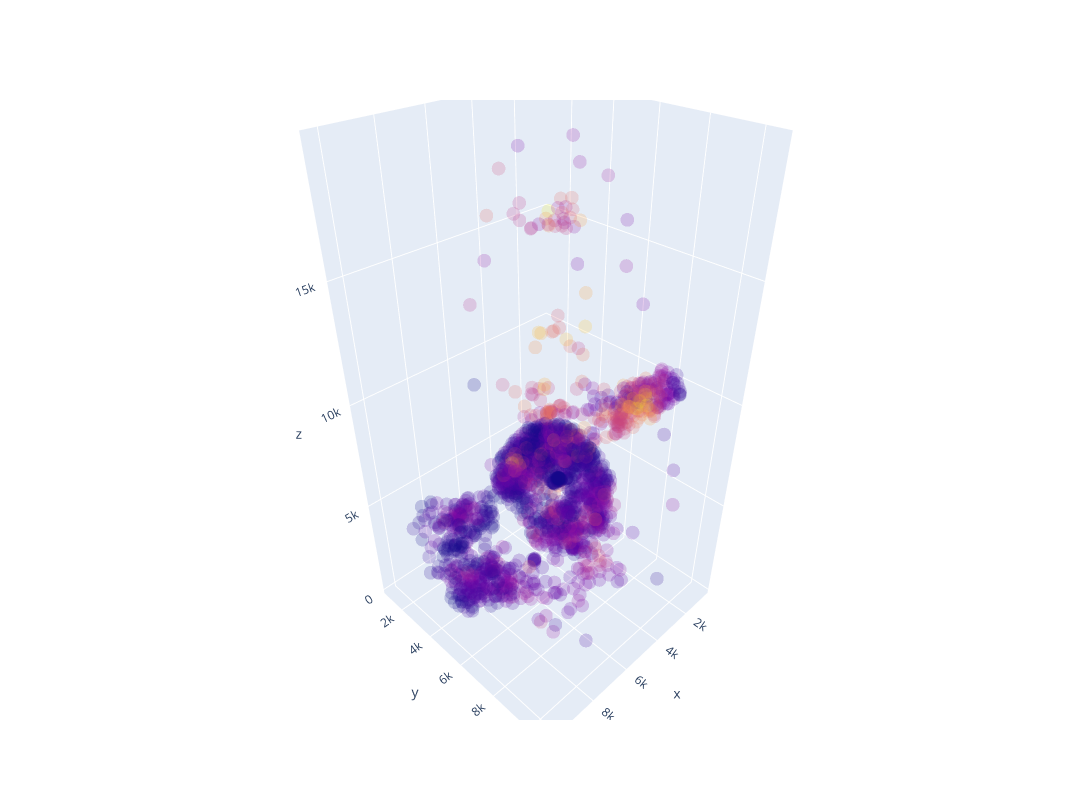
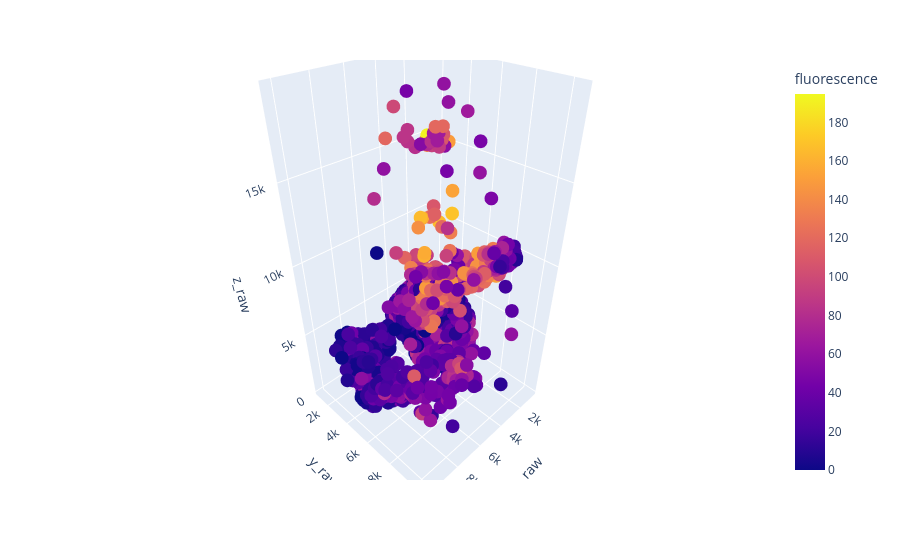
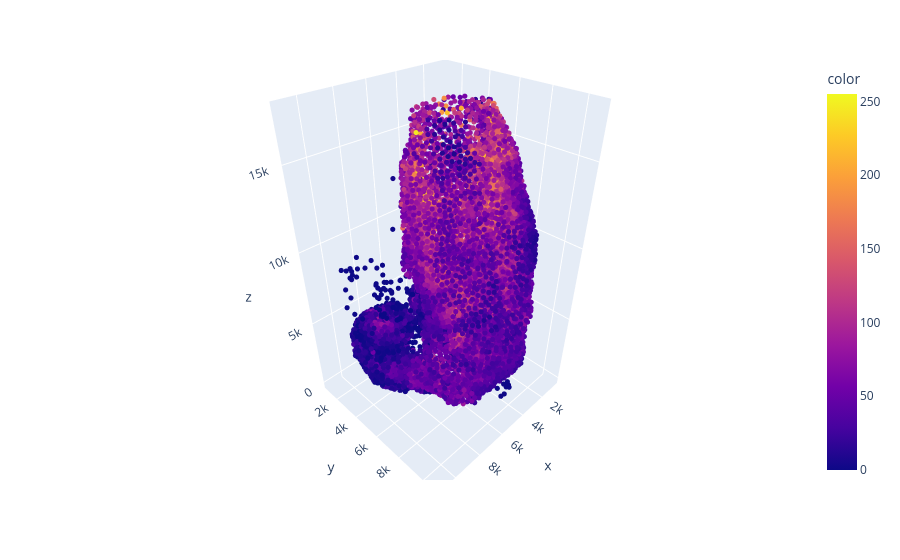
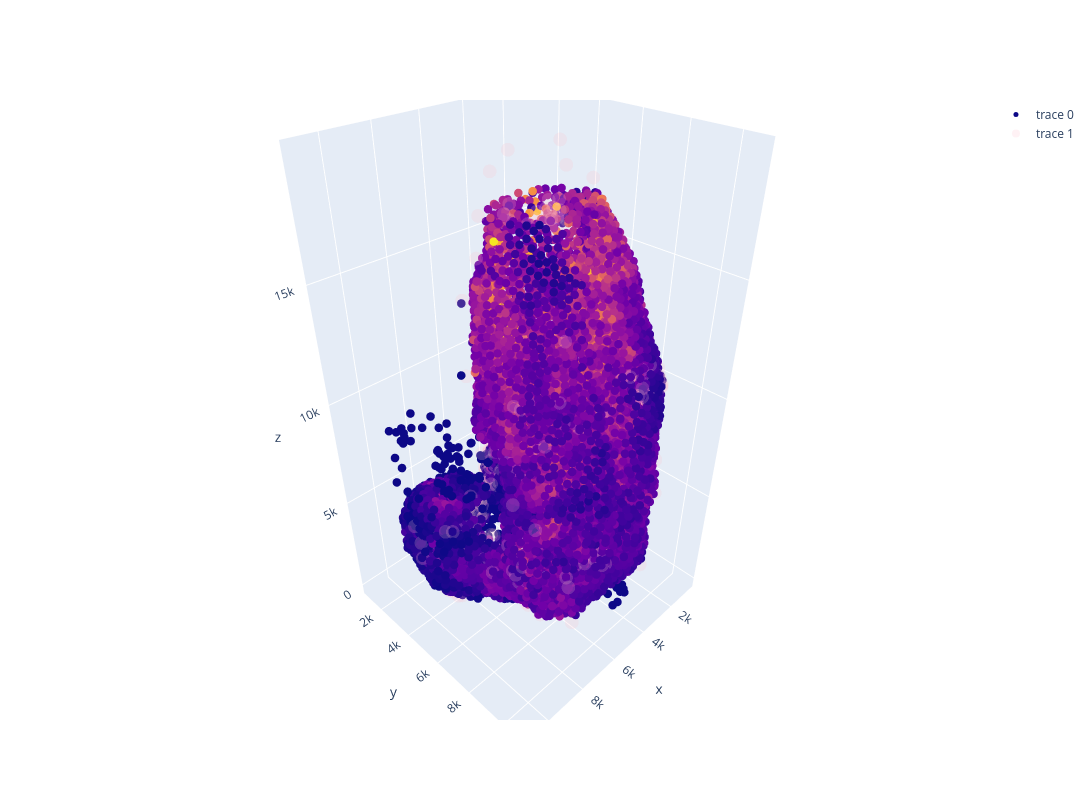

Source (notebook cell) for these figures, in order:
### Code cell
import matplotlib.colors as mcolors
from scipy.cluster.hierarchy import fcluster, linkage, cut_tree, dendrogram, leaves_list
import plotly.express as px
import plotly.graph_objects as go
from scipy.spatial import cKDTree
import pymaid
from tqdm import tqdm
import pandas as pd
import numpy as np
import matplotlib.pyplot as plt
import navis

import os
base_path = os.path.expanduser("~/Downloads/")



rm = pymaid.CatmaidInstance(
    server="https://neurophyla.mrc-lmb.cam.ac.uk/catmaid/fibsem/",
    api_token='',
    http_user='',
    http_password='',
    project_id=
    
    # api_token='your_token',
    # http_user='your_username',
    # http_password='your_password',
)

ns = pymaid.find_neurons(min_size=2) #finds neurons

xs = []
ys = []
zs = []
skids = []
for n in tqdm(ns):
    if n.soma is not None:
        soma_id = int(np.atleast_1d(n.soma)[0])  # always safe regardless of array size
        soma = n.nodes[n.nodes.node_id == soma_id]
    else:
        soma = n.nodes[n.nodes.parent_id == -1]

    if len(soma) == 0:
        continue

    xs.append(soma.x.values[0])
    ys.append(soma.y.values[0])
    zs.append(soma.z.values[0])
    skids.append(n.id)




    # print(xs)
    # break
    # xs.append(soma.x)
    # ys.append(soma.y)
    # zs.append(soma.z)

soma_locs = pd.DataFrame({"x": xs, "y": ys, "z": zs, "skid": skids}) #puts into data frame
soma_locs["x_raw"] = soma_locs.x / 12
soma_locs["y_raw"] = soma_locs.y / 12
soma_locs["z_raw"] = soma_locs.z / 12

# read fluorescence data Michael generated
fluo_nofilter = np.load(f"{base_path}fluorescence_values_raw.npy")
 #loads raw fluorescence values

fluo = np.load(f"{base_path}smallROIFluorescence_values_raw_5x5x1.npy")


# 'C:\\Users\\44745\\Downloads\\fluorescence_values_wthfilt_25.npy')
# z, x, y, fluorescence - correction: should be z, y, x, fluorescence

# need to multiply the coordinates in fluo by 32
fluo[:, 1] = fluo[:, 1] * 32
fluo[:, 2] = fluo[:, 2] * 32
fluo[:, 0] = fluo[:, 0] * 32
fluo_nofilter[:, 1] = fluo_nofilter[:, 1] * 32
fluo_nofilter[:, 2] = fluo_nofilter[:, 2] * 32
fluo_nofilter[:, 0] = fluo_nofilter[:, 0] * 32


# find the closest fluorescence soma for each EM soma ---- kdtree method 
tree = cKDTree(fluo[:, [2, 1, 0]])

d, idx = tree.query(soma_locs[["x_raw", "y_raw", "z_raw"]]) 
soma_locs["closest_fluo_idx"] = idx
soma_locs["closest_fluo_dist"] = d
soma_locs["fluorescence"] = fluo[idx, 3]
soma_locs["fluo_x"] = fluo[idx, 2]
soma_locs["fluo_y"] = fluo[idx, 1]
soma_locs["fluo_z"] = fluo[idx, 0]

# histogram of closest distance ----
plt.hist(soma_locs.closest_fluo_dist, bins=100)
plt.show()
# inspect some somas
a = soma_locs[soma_locs.closest_fluo_dist > 600][["x", "y", "z"]].round(0)
set(map(tuple, a.values))

# check the correspondence in one axis ----
plt.scatter(soma_locs.z_raw, soma_locs.fluo_z)
plt.xlabel("EM soma location")
plt.ylabel("fluorescence soma location")
plt.show()

# are there many EM somas mapped onto the same fluorescence soma? ----
soma_locs.closest_fluo_idx.value_counts()
soma_locs_subset = soma_locs[soma_locs.closest_fluo_idx == 842]
# plot
trace1 = go.Scatter3d(
    x=soma_locs_subset.x_raw,
    y=soma_locs_subset.y_raw,
    z=soma_locs_subset.z_raw,
    mode="markers",
    hoverinfo="text",
    marker=dict(
        color=soma_locs_subset["fluorescence"],
        # colorscale = px.colors.qualitative.Plotly,
        size=5,
    ),
)
trace2 = go.Scatter3d(
    x=soma_locs.x_raw,
    y=soma_locs.y_raw,
    z=soma_locs.z_raw,
    mode="markers",
    # hoverinfo='text',
    marker=dict(
        color=soma_locs["fluorescence"],
        # colorscale = px.colors.qualitative.Plotly,
        opacity=0.2,
    ),
)
fig = go.Figure(data=[trace1, trace2])
fig.update_layout(width=1500, height=800)
fig.show()

# 3D interactive plot
# all soma locations ----
fig = px.scatter_3d(soma_locs, x="x_raw", y="y_raw", z="z_raw", color="fluorescence")
fig.show()

# 3D, plot all points in fluo ----
fig = px.scatter_3d(x=fluo[:, 2], y=fluo[:, 1], z=fluo[:, 0], color=fluo[:, 3])
# make points a bit smaller
fig.update_traces(marker=dict(size=3))
fig.show()

# plot both together ----
trace1 = go.Scatter3d(
    x=fluo[:, 2],
    y=fluo[:, 1],
    z=fluo[:, 0],
    mode="markers",
    hoverinfo="text",
    marker=dict(
        color=fluo[:, 3],
        # colorscale = px.colors.qualitative.Plotly,
        size=5,
    ),
)
trace2 = go.Scatter3d(
    x=soma_locs.x_raw,
    y=soma_locs.y_raw,
    z=soma_locs.z_raw,
    mode="markers",
    # hoverinfo='text',
    marker=dict(
        color="pink",
        # colorscale = px.colors.qualitative.Plotly,
        opacity=0.2,
    ),
)
fig = go.Figure(data=[trace1, trace2])
fig.update_layout(width=1500, height=800)
fig.show()

# soma locations and ones mapped ----
trace1 = go.Scatter3d(
    x=soma_locs.fluo_x,
    y=soma_locs.fluo_y,
    z=soma_locs.fluo_z,
    mode="markers",
    hoverinfo="text",
    marker=dict(
        color=soma_locs.fluorescence,
        # colorscale = px.colors.qualitative.Plotly,
        size=5,
    ),
)
trace2 = go.Scatter3d(
    x=soma_locs.x_raw,
    y=soma_locs.y_raw,
    z=soma_locs.z_raw,
    mode="markers",
    # hoverinfo='text',
    marker=dict(
        color="pink",
        # colorscale = px.colors.qualitative.Plotly,
        opacity=0.2,
    ),
)
fig = go.Figure(data=[trace1, trace2])
fig.update_layout(width=1500, height=800)
fig.show()

# filter fluo based on fig, to get ones in one hemisphere that need tracing
# y<6200, x<6000, z<6000
fluo_filtered = pd.DataFrame(
    fluo[(fluo[:, 0] < 6000) & (fluo[:, 1] < 6200) & (fluo[:, 2] < 6000)],
    columns=["fluo_z", "fluo_y", "fluo_x", "fluorescence"],
)

fig = px.scatter_3d(
    fluo_filtered, x="fluo_x", y="fluo_y", z="fluo_z", color="fluorescence"
)
fig.show()


trace1 = go.Scatter3d(
    x=fluo_filtered.fluo_x,
    y=fluo_filtered.fluo_y,
    z=fluo_filtered.fluo_z,
    mode="markers",
    hoverinfo="text",
    marker=dict(
        color=fluo_filtered["fluorescence"],
        # colorscale = px.colors.qualitative.Plotly,
        size=5,
    ),
)
trace2 = go.Scatter3d(
    x=soma_locs.x_raw,
    y=soma_locs.y_raw,
    z=soma_locs.z_raw,
    mode="markers",
    # hoverinfo='text',
    marker=dict(
        color=soma_locs["fluorescence"],
        # colorscale = px.colors.qualitative.Plotly,
        opacity=0.2,
    ),
)
fig = go.Figure(data=[trace1, trace2])
fig.update_layout(width=1500, height=800)
fig.show()

# put together: traced somas and the fluorescence of the closest segmented soma;
# and segmented somas from light in the selected hemisphere (by filtering above)
out = pd.merge(
    fluo_filtered,
    soma_locs,
    how="outer",
    on=["fluo_z", "fluo_x", "fluo_y", "fluorescence"],
)
out = out.round(0)

# also need to filter the traced somas to only contain the right hemisphere
# y<6200, x<6000, z<6000
out_right_cb = out[
    ((out.y_raw < 6200) & (out.x_raw < 6000) & (out.z_raw < 6000)) | out.x_raw.isna()
]

# visual inspection ----
trace1 = go.Scatter3d(
    x=fluo_filtered.fluo_x,
    y=fluo_filtered.fluo_y,
    z=fluo_filtered.fluo_z,
    mode="markers",
    hoverinfo="text",
    marker=dict(
        color=fluo_filtered["fluorescence"],
        # colorscale = px.colors.qualitative.Plotly,
        size=5,
    ),
)
trace2 = go.Scatter3d(
    x=out_right_cb.x_raw,
    y=out_right_cb.y_raw,
    z=out_right_cb.z_raw,
    mode="markers",
    # hoverinfo='text',
    marker=dict(
        color=out_right_cb["fluorescence"],
        # colorscale = px.colors.qualitative.Plotly,
        opacity=0.2,
    ),
)
fig = go.Figure(data=[trace1, trace2])
fig.update_layout(width=1500, height=800)
fig.show()

# visual inspection ----
plt.hist(out_right_cb.closest_fluo_dist, bins=100, color="r", alpha=0.5)
plt.hist(out.closest_fluo_dist, bins=100, color="b", alpha=0.5)
plt.show()

out["fluo_x_nm"] = out.fluo_x * 12
out["fluo_y_nm"] = out.fluo_y * 12
out["fluo_z_nm"] = out.fluo_z * 12
out_right_cb.to_csv(f"{base_path}fluorescence_spreadsheet.csv", index=False)
soma_locs.to_csv(f"{base_path}soma_locs.csv", index=False)

### Figure 1 — Plotly figure (JSON) as saved in the notebook; plotly's stock layout.template omitted (floating-point values rounded to 4 significant figures; data arrays with more than 128 entries replaced by an {"elided": "..."} marker saying what was removed)
{"data": [{"hoverinfo": "text", "marker": {"color": [], "size": 5}, "mode": "markers", "type": "scatter3d", "x": [], "y": [], "z": []}, {"marker": {"color": {"elided": "2014 float values"}, "opacity": 0.2}, "mode": "markers", "type": "scatter3d", "x": {"elided": "2014 float values"}, "y": {"elided": "2014 float values"}, "z": {"elided": "2014 float values"}}], "layout": {"height": 800, "width": 1500}}

### Figure 2 — Plotly figure (JSON) as saved in the notebook; plotly's stock layout.template omitted (floating-point values rounded to 4 significant figures; data arrays with more than 128 entries replaced by an {"elided": "..."} marker saying what was removed)
{"data": [{"hovertemplate": "x_raw=%{x}<br>y_raw=%{y}<br>z_raw=%{z}<br>fluorescence=%{marker.color}<extra></extra>", "legendgroup": "", "marker": {"color": {"elided": "2014 float values"}, "coloraxis": "coloraxis", "symbol": "circle"}, "mode": "markers", "name": "", "scene": "scene", "showlegend": false, "type": "scatter3d", "x": {"elided": "2014 float values"}, "y": {"elided": "2014 float values"}, "z": {"elided": "2014 float values"}}], "layout": {"coloraxis": {"colorbar": {"title": {"text": "fluorescence"}}, "colorscale": [[0, "#0d0887"], [0.1111, "#46039f"], [0.2222, "#7201a8"], [0.3333, "#9c179e"], [0.4444, "#bd3786"], [0.5556, "#d8576b"], [0.6667, "#ed7953"], [0.7778, "#fb9f3a"], [0.8889, "#fdca26"], [1, "#f0f921"]]}, "legend": {"tracegroupgap": 0}, "margin": {"t": 60}, "scene": {"domain": {"x": [0, 1], "y": [0, 1]}, "xaxis": {"title": {"text": "x_raw"}}, "yaxis": {"title": {"text": "y_raw"}}, "zaxis": {"title": {"text": "z_raw"}}}}}

### Figure 3 — Plotly figure (JSON) as saved in the notebook; plotly's stock layout.template omitted (floating-point values rounded to 4 significant figures; data arrays with more than 128 entries replaced by an {"elided": "..."} marker saying what was removed)
{"data": [{"hovertemplate": "x=%{x}<br>y=%{y}<br>z=%{z}<br>color=%{marker.color}<extra></extra>", "legendgroup": "", "marker": {"color": {"elided": "11261 float values"}, "coloraxis": "coloraxis", "size": 3, "symbol": "circle"}, "mode": "markers", "name": "", "scene": "scene", "showlegend": false, "type": "scatter3d", "x": {"elided": "11261 float values"}, "y": {"elided": "11261 float values"}, "z": {"elided": "11261 float values"}}], "layout": {"coloraxis": {"colorbar": {"title": {"text": "color"}}, "colorscale": [[0, "#0d0887"], [0.1111, "#46039f"], [0.2222, "#7201a8"], [0.3333, "#9c179e"], [0.4444, "#bd3786"], [0.5556, "#d8576b"], [0.6667, "#ed7953"], [0.7778, "#fb9f3a"], [0.8889, "#fdca26"], [1, "#f0f921"]]}, "legend": {"tracegroupgap": 0}, "margin": {"t": 60}, "scene": {"domain": {"x": [0, 1], "y": [0, 1]}, "xaxis": {"title": {"text": "x"}}, "yaxis": {"title": {"text": "y"}}, "zaxis": {"title": {"text": "z"}}}}}

### Figure 4 — Plotly figure (JSON) as saved in the notebook; plotly's stock layout.template omitted (floating-point values rounded to 4 significant figures; data arrays with more than 128 entries replaced by an {"elided": "..."} marker saying what was removed)
{"data": [{"hoverinfo": "text", "marker": {"color": {"elided": "11261 float values"}, "size": 5}, "mode": "markers", "type": "scatter3d", "x": {"elided": "11261 float values"}, "y": {"elided": "11261 float values"}, "z": {"elided": "11261 float values"}}, {"marker": {"color": "pink", "opacity": 0.2}, "mode": "markers", "type": "scatter3d", "x": {"elided": "2014 float values"}, "y": {"elided": "2014 float values"}, "z": {"elided": "2014 float values"}}], "layout": {"height": 800, "width": 1500}}
